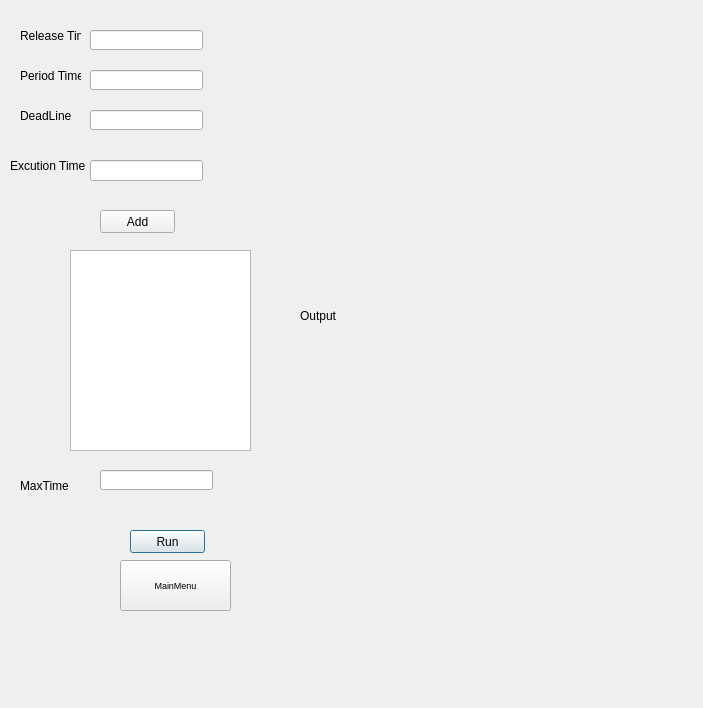
<?xml version="1.0" encoding="UTF-8"?>
<ui version="4.0">
 <class>Dialog</class>
 <widget class="QDialog" name="Dialog">
  <property name="geometry">
   <rect>
    <x>0</x>
    <y>0</y>
    <width>703</width>
    <height>708</height>
   </rect>
  </property>
  <property name="windowTitle">
   <string>Dialog</string>
  </property>
  <widget class="QLineEdit" name="DeadLine">
   <property name="geometry">
    <rect>
     <x>90</x>
     <y>110</y>
     <width>113</width>
     <height>20</height>
    </rect>
   </property>
  </widget>
  <widget class="QLabel" name="label_2">
   <property name="geometry">
    <rect>
     <x>300</x>
     <y>-10</y>
     <width>901</width>
     <height>651</height>
    </rect>
   </property>
   <property name="text">
    <string>Output</string>
   </property>
  </widget>
  <widget class="QLineEdit" name="ExcutionTime">
   <property name="geometry">
    <rect>
     <x>90</x>
     <y>160</y>
     <width>113</width>
     <height>21</height>
    </rect>
   </property>
  </widget>
  <widget class="QPushButton" name="RunProgram">
   <property name="geometry">
    <rect>
     <x>130</x>
     <y>530</y>
     <width>75</width>
     <height>23</height>
    </rect>
   </property>
   <property name="text">
    <string>Run</string>
   </property>
  </widget>
  <widget class="QLabel" name="label_4">
   <property name="geometry">
    <rect>
     <x>20</x>
     <y>100</y>
     <width>61</width>
     <height>31</height>
    </rect>
   </property>
   <property name="text">
    <string>DeadLine</string>
   </property>
  </widget>
  <widget class="QLabel" name="label_5">
   <property name="geometry">
    <rect>
     <x>10</x>
     <y>150</y>
     <width>101</width>
     <height>31</height>
    </rect>
   </property>
   <property name="text">
    <string>Excution Time</string>
   </property>
  </widget>
  <widget class="QLineEdit" name="PeriodTime">
   <property name="geometry">
    <rect>
     <x>90</x>
     <y>70</y>
     <width>113</width>
     <height>20</height>
    </rect>
   </property>
  </widget>
  <widget class="QLabel" name="label">
   <property name="geometry">
    <rect>
     <x>20</x>
     <y>20</y>
     <width>61</width>
     <height>31</height>
    </rect>
   </property>
   <property name="text">
    <string>Release Time</string>
   </property>
  </widget>
  <widget class="QLabel" name="label_3">
   <property name="geometry">
    <rect>
     <x>20</x>
     <y>60</y>
     <width>61</width>
     <height>31</height>
    </rect>
   </property>
   <property name="text">
    <string>Period Time</string>
   </property>
  </widget>
  <widget class="QLineEdit" name="ReleaseTime">
   <property name="geometry">
    <rect>
     <x>90</x>
     <y>30</y>
     <width>113</width>
     <height>20</height>
    </rect>
   </property>
  </widget>
  <widget class="QPushButton" name="AddTask">
   <property name="geometry">
    <rect>
     <x>100</x>
     <y>210</y>
     <width>75</width>
     <height>23</height>
    </rect>
   </property>
   <property name="text">
    <string>Add</string>
   </property>
  </widget>
  <widget class="QLineEdit" name="MaxTime">
   <property name="geometry">
    <rect>
     <x>100</x>
     <y>470</y>
     <width>113</width>
     <height>20</height>
    </rect>
   </property>
   <property name="text">
    <string/>
   </property>
  </widget>
  <widget class="QLabel" name="label_6">
   <property name="geometry">
    <rect>
     <x>20</x>
     <y>470</y>
     <width>71</width>
     <height>31</height>
    </rect>
   </property>
   <property name="text">
    <string>MaxTime</string>
   </property>
  </widget>
  <widget class="QPushButton" name="MainMenu">
   <property name="geometry">
    <rect>
     <x>120</x>
     <y>560</y>
     <width>111</width>
     <height>51</height>
    </rect>
   </property>
   <property name="font">
    <font>
     <pointsize>7</pointsize>
    </font>
   </property>
   <property name="text">
    <string>MainMenu</string>
   </property>
  </widget>
  <widget class="QTextEdit" name="textEdit">
   <property name="geometry">
    <rect>
     <x>70</x>
     <y>250</y>
     <width>181</width>
     <height>201</height>
    </rect>
   </property>
  </widget>
 </widget>
 <resources/>
 <connections/>
</ui>
